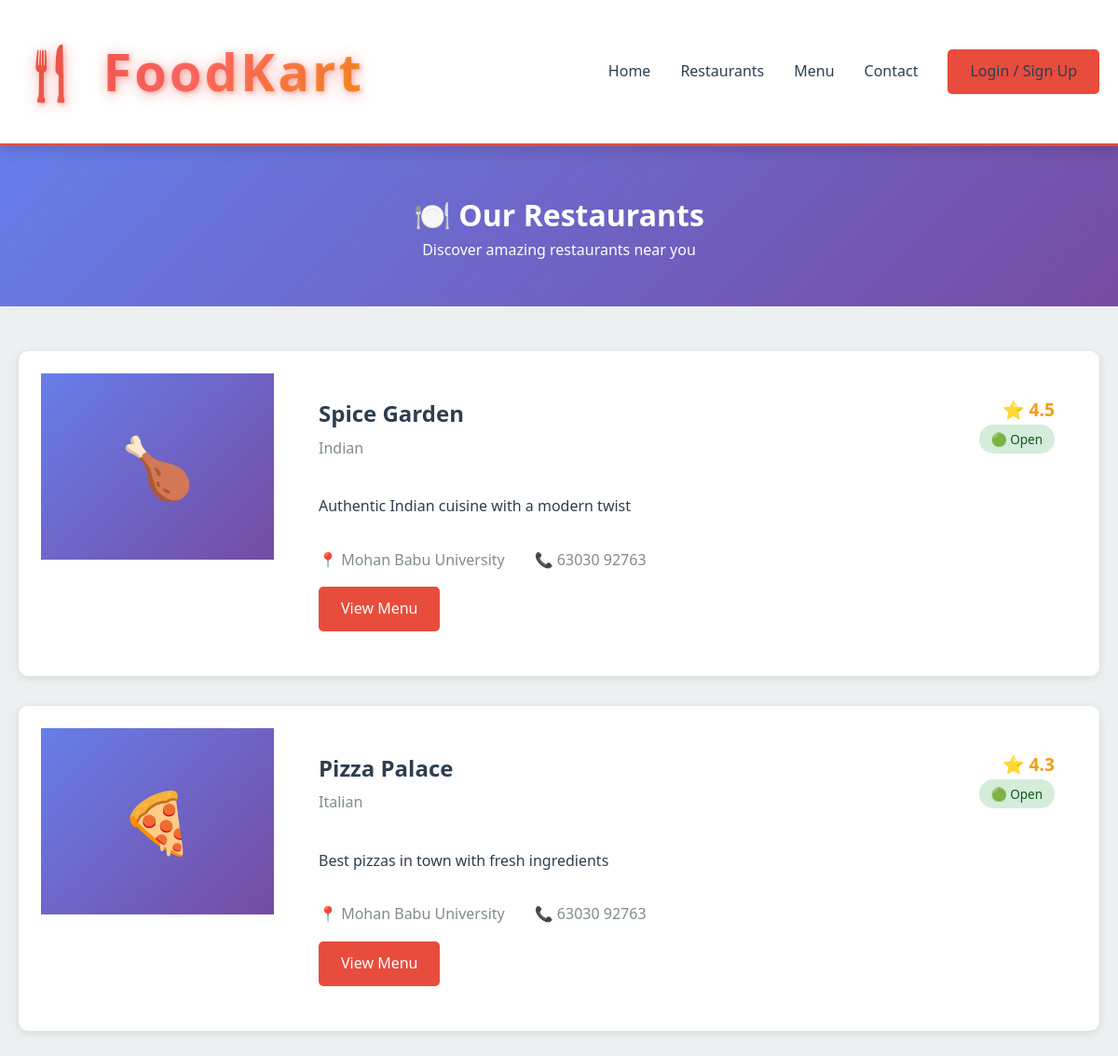
Screenshot of /pages/restaurants.php with the database file from the repository.
### tables this page shows
CREATE TABLE restaurants (
    id INT AUTO_INCREMENT PRIMARY KEY,
    name VARCHAR(150) NOT NULL,
    owner_id INT NOT NULL,
    cuisine VARCHAR(100),
    location VARCHAR(255),
    phone VARCHAR(15),
    image VARCHAR(255),
    description TEXT,
    rating DECIMAL(2,1) DEFAULT 0.0,
    is_open BOOLEAN DEFAULT TRUE,
    status ENUM('pending', 'approved', 'rejected') DEFAULT 'pending',
    created_at TIMESTAMP DEFAULT CURRENT_TIMESTAMP,
    FOREIGN KEY (owner_id) REFERENCES users(id) ON DELETE CASCADE
);

### php/config.php (called while the page is built, shortened)
<?php
function isLoggedIn() {
    return isset($_SESSION['user_id']) && isset($_SESSION['role']);
}
?>

### pages/restaurants.php (the view, shortened to what this page needs)
<?php
require_once '../php/config.php';
$conn = getDBConnection();
$query = "SELECT r.*, u.name as owner_name
          FROM restaurants r
          JOIN users u ON r.owner_id = u.id
          WHERE r.status = 'approved'
          ORDER BY r.rating DESC";
$restaurants = $conn->query($query);
?>
<!DOCTYPE html>
<html lang="en">
<head>
    <link rel="stylesheet" href="../styles/main.css">
</head>
<body>
    <nav class="navbar">
        <div class="container">
            <a href="../index.php" class="logo">🍴 FoodKart</a>
            <ul class="nav-links">
                <li><a href="../index.php">Home</a></li>
                <li><a href="restaurants.php">Restaurants</a></li>
                <li><a href="menu.php">Menu</a></li>
                <li><a href="contact.php">Contact</a></li>
                <?php if (isLoggedIn()): ?>
                    <?php if (hasRole('customer')): ?>
                        <li><a href="cart.php">🛒 Cart <span id="cartCount" class="badge badge-danger">0</span></a></li>
                    <?php endif; ?>
                    <li><a href="<?php echo getDashboardUrl(); ?>">Dashboard</a></li>
                    <li><a href="../php/auth.php?logout=1" class="btn btn-outline">Logout</a></li>
                <?php else: ?>
                    <li><a href="../login_signup.php" class="btn btn-primary">Login / Sign Up</a></li>
                <?php endif; ?>
            </ul>
        </div>
    </nav>
    <div class="page-header">
        <div class="container">
            <h1>🍽️ Our Restaurants</h1>
            <p>Discover amazing restaurants near you</p>
        </div>
    </div>
    <div class="container" style="padding: 3rem 20px;">
        <div class="grid" style="gap: 2rem;">
            <?php if ($restaurants->num_rows > 0): ?>
                <?php while ($restaurant = $restaurants->fetch_assoc()):
                    $rest_image_path = !empty($restaurant['image']) ? '../assets/images/' . $restaurant['image'] : '';
                    $has_valid_rest_image = $rest_image_path && file_exists($rest_image_path) && filesize($rest_image_path) > 0;
                    $rest_emoji = '🍴';
                    if (stripos($restaurant['name'], 'pizza') !== false || stripos($restaurant['cuisine'], 'italian') !== false) {
                        $rest_emoji = '🍕';
                    } elseif (stripos($restaurant['name'], 'spice') !== false || stripos($restaurant['cuisine'], 'indian') !== false) {
                        $rest_emoji = '🍗';
                    }
                ?>
                    <div class="card restaurant-card">
                        <?php if ($has_valid_rest_image): ?>
                            <img src="<?php echo $rest_image_path; ?>"
                                 alt="<?php echo htmlspecialchars($restaurant['name']); ?>"
                                 class="restaurant-image"
                                 onerror="this.style.display='none'; this.nextElementSibling.style.display='flex';">
                            <div class="restaurant-image-placeholder" style="display: none;"><?php echo $rest_emoji; ?></div>
                        <?php else: ?>
                            <div class="restaurant-image-placeholder"><?php echo $rest_emoji; ?></div>
                        <?php endif; ?>
                        <div class="restaurant-content">
                            <div class="restaurant-header">
                                <div>
                                    <h2><?php echo htmlspecialchars($restaurant['name']); ?></h2>
                                    <p style="color: var(--light-text); margin: 0.3rem 0;">
                                        <?php echo htmlspecialchars($restaurant['cuisine']); ?>
                                    </p>
                                </div>
                                <div style="text-align: right;">
                                    <div class="rating" style="font-size: 1.2rem; color: #f39c12; font-weight: bold;">
                                        ⭐ <?php echo number_format($restaurant['rating'], 1); ?>
                                    </div>
                                    <span class="status-badge <?php echo $restaurant['is_open'] ? 'status-open' : 'status-closed'; ?>">
                                        <?php echo $restaurant['is_open'] ? '🟢 Open' : '🔴 Closed'; ?>
                                    </span>
                                </div>
                            </div>
                            <p style="color: var(--dark-text); margin: 1rem 0;">
                                <?php echo htmlspecialchars($restaurant['description']); ?>
                            </p>
                            <div class="restaurant-meta">
                                <span>📍 <?php echo htmlspecialchars($restaurant['location']); ?></span>
                                <?php if ($restaurant['phone']): ?>
                                    <span>📞 <?php echo htmlspecialchars($restaurant['phone']); ?></span>
                                <?php endif; ?>
                            </div>
                            <div style="margin-top: auto;">
                                <a href="restaurant_detail.php?id=<?php echo $restaurant['id']; ?>"
                                   class="btn btn-primary">
                                    View Menu
                                </a>
                            </div>
                        </div>
                    </div>
                <?php endwhile; ?>
            <?php endif; ?>
        </div>
    </div>
</body>
</html>

### styles/main.css (style rules this page uses)
* { margin: 0; padding: 0; box-sizing: border-box; }
:root { --primary-color: #e74c3c; --secondary-color: #2c3e50; --success-color: #27ae60; --warning-color: #f39c12; --danger-color: #e74c3c; --light-bg: #ecf0f1; --dark-text: #2c3e50; --light-text: #7f8c8d; --white: #ffffff; --shadow: 0 2px 10px rgba(0,0,0,0.1); --shadow-hover: 0 4px 20px rgba(0,0,0,0.15); }
body { font-family: 'Segoe UI', Tahoma, Geneva, Verdana, sans-serif; background-color: var(--light-bg); color: var(--dark-text); line-height: 1.6; }
.navbar { background-color: var(--white); box-shadow: 0 4px 15px rgba(0,0,0,0.15); padding: 2rem 0; position: sticky; top: 0; z-index: 1000; border-bottom: 3px solid #e74c3c; }
.navbar .container { max-width: 1200px; margin: 0 auto; padding: 0 20px; display: flex; justify-content: space-between; align-items: center; }
.navbar .logo { font-size: 3.5rem !important; font-weight: 900; background: linear-gradient(135deg, #e74c3c 0%, #ff6b6b 50%, #f39c12 100%); -webkit-background-clip: text; -webkit-text-fill-color: transparent; background-clip: text; text-decoration: none; transition: all 0.3s ease; letter-spacing: 3px; text-shadow: 2px 2px 4px rgba(231, 76, 60, 0.3); filter: drop-shadow(0 2px 8px rgba(231, 76, 60, 0.4)); display: inline-block; }
.navbar .nav-links { display: flex; list-style: none; gap: 2rem; align-items: center; }
.navbar .nav-links a { text-decoration: none; color: var(--dark-text); font-weight: 500; transition: color 0.3s; }
.btn { padding: 0.7rem 1.5rem; border: none; border-radius: 5px; cursor: pointer; font-size: 1rem; font-weight: 500; transition: all 0.3s; text-decoration: none; display: inline-block; }
.btn-primary { background-color: var(--primary-color); color: var(--white); }
.container { max-width: 1200px; margin: 0 auto; padding: 0 20px; }
.card { background-color: var(--white); border-radius: 10px; box-shadow: var(--shadow); padding: 1.5rem; transition: all 0.3s; }
.grid { display: grid; gap: 2rem; }

### pages/restaurants.php (style rules this page uses)
.page-header { background: linear-gradient(135deg, #667eea 0%, #764ba2 100%); color: white; padding: 3rem 0; text-align: center; }
.restaurant-card { display: flex; gap: 1.5rem; background: white; border-radius: 10px; overflow: hidden; transition: all 0.3s; }
.restaurant-image-placeholder { width: 250px; height: 200px; background: linear-gradient(135deg, #667eea 0%, #764ba2 100%); display: flex; align-items: center; justify-content: center; font-size: 4rem; flex-shrink: 0; }
.restaurant-content { flex: 1; padding: 1.5rem; display: flex; flex-direction: column; }
.restaurant-header { display: flex; justify-content: space-between; align-items: start; margin-bottom: 1rem; }
.restaurant-meta { display: flex; gap: 2rem; margin: 1rem 0; color: var(--light-text); }
.restaurant-meta span { display: flex; align-items: center; gap: 0.5rem; }
.status-badge { display: inline-flex; align-items: center; gap: 0.3rem; padding: 0.3rem 0.8rem; border-radius: 15px; font-size: 0.85rem; }
.status-open { background-color: #d4edda; color: #155724; }

### rows the page displays
restaurants: rest_emoji "🍗", name "Spice Garden", cuisine "Indian", rating "4.5", is_open "🟢 Open", description "Authentic Indian cuisine with a modern twist", location "Mohan Babu University", phone "63030 92763"
restaurants: name "🍕", name "Pizza Palace", cuisine "Italian", rating "4.3", is_open "🟢 Open", description "Best pizzas in town with fresh ingredients", location "Mohan Babu University", phone "63030 92763"
